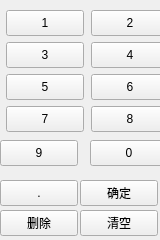
<?xml version="1.0" encoding="UTF-8"?>
<ui version="4.0">
 <class>NumKeyBoard</class>
 <widget class="QWidget" name="NumKeyBoard">
  <property name="enabled">
   <bool>true</bool>
  </property>
  <property name="geometry">
   <rect>
    <x>0</x>
    <y>0</y>
    <width>160</width>
    <height>240</height>
   </rect>
  </property>
  <property name="minimumSize">
   <size>
    <width>160</width>
    <height>160</height>
   </size>
  </property>
  <property name="maximumSize">
   <size>
    <width>240</width>
    <height>240</height>
   </size>
  </property>
  <property name="windowTitle">
   <string>Form</string>
  </property>
  <widget class="QPushButton" name="pushButton_1">
   <property name="geometry">
    <rect>
     <x>6</x>
     <y>10</y>
     <width>78</width>
     <height>26</height>
    </rect>
   </property>
   <property name="minimumSize">
    <size>
     <width>78</width>
     <height>26</height>
    </size>
   </property>
   <property name="maximumSize">
    <size>
     <width>78</width>
     <height>26</height>
    </size>
   </property>
   <property name="text">
    <string>1</string>
   </property>
  </widget>
  <widget class="QPushButton" name="pushButton_2">
   <property name="geometry">
    <rect>
     <x>91</x>
     <y>10</y>
     <width>78</width>
     <height>26</height>
    </rect>
   </property>
   <property name="minimumSize">
    <size>
     <width>78</width>
     <height>26</height>
    </size>
   </property>
   <property name="maximumSize">
    <size>
     <width>78</width>
     <height>26</height>
    </size>
   </property>
   <property name="text">
    <string>2</string>
   </property>
  </widget>
  <widget class="QPushButton" name="pushButton_3">
   <property name="geometry">
    <rect>
     <x>6</x>
     <y>42</y>
     <width>78</width>
     <height>26</height>
    </rect>
   </property>
   <property name="minimumSize">
    <size>
     <width>78</width>
     <height>26</height>
    </size>
   </property>
   <property name="maximumSize">
    <size>
     <width>78</width>
     <height>26</height>
    </size>
   </property>
   <property name="text">
    <string>3</string>
   </property>
  </widget>
  <widget class="QPushButton" name="pushButton_4">
   <property name="geometry">
    <rect>
     <x>91</x>
     <y>42</y>
     <width>78</width>
     <height>26</height>
    </rect>
   </property>
   <property name="minimumSize">
    <size>
     <width>78</width>
     <height>26</height>
    </size>
   </property>
   <property name="maximumSize">
    <size>
     <width>78</width>
     <height>26</height>
    </size>
   </property>
   <property name="text">
    <string>4</string>
   </property>
  </widget>
  <widget class="QPushButton" name="pushButton_5">
   <property name="geometry">
    <rect>
     <x>6</x>
     <y>74</y>
     <width>78</width>
     <height>26</height>
    </rect>
   </property>
   <property name="minimumSize">
    <size>
     <width>78</width>
     <height>26</height>
    </size>
   </property>
   <property name="maximumSize">
    <size>
     <width>78</width>
     <height>26</height>
    </size>
   </property>
   <property name="text">
    <string>5</string>
   </property>
  </widget>
  <widget class="QPushButton" name="pushButton_6">
   <property name="geometry">
    <rect>
     <x>91</x>
     <y>74</y>
     <width>78</width>
     <height>26</height>
    </rect>
   </property>
   <property name="minimumSize">
    <size>
     <width>78</width>
     <height>26</height>
    </size>
   </property>
   <property name="maximumSize">
    <size>
     <width>78</width>
     <height>26</height>
    </size>
   </property>
   <property name="text">
    <string>6</string>
   </property>
  </widget>
  <widget class="QPushButton" name="pushButton_7">
   <property name="geometry">
    <rect>
     <x>6</x>
     <y>106</y>
     <width>78</width>
     <height>26</height>
    </rect>
   </property>
   <property name="minimumSize">
    <size>
     <width>78</width>
     <height>26</height>
    </size>
   </property>
   <property name="maximumSize">
    <size>
     <width>78</width>
     <height>26</height>
    </size>
   </property>
   <property name="text">
    <string>7</string>
   </property>
  </widget>
  <widget class="QPushButton" name="pushButton_8">
   <property name="geometry">
    <rect>
     <x>91</x>
     <y>106</y>
     <width>78</width>
     <height>26</height>
    </rect>
   </property>
   <property name="minimumSize">
    <size>
     <width>78</width>
     <height>26</height>
    </size>
   </property>
   <property name="maximumSize">
    <size>
     <width>78</width>
     <height>26</height>
    </size>
   </property>
   <property name="text">
    <string>8</string>
   </property>
  </widget>
  <widget class="QPushButton" name="pushButton_9">
   <property name="geometry">
    <rect>
     <x>0</x>
     <y>140</y>
     <width>78</width>
     <height>26</height>
    </rect>
   </property>
   <property name="minimumSize">
    <size>
     <width>78</width>
     <height>26</height>
    </size>
   </property>
   <property name="maximumSize">
    <size>
     <width>78</width>
     <height>26</height>
    </size>
   </property>
   <property name="text">
    <string>9</string>
   </property>
  </widget>
  <widget class="QPushButton" name="pushButton_detele">
   <property name="geometry">
    <rect>
     <x>0</x>
     <y>210</y>
     <width>78</width>
     <height>26</height>
    </rect>
   </property>
   <property name="minimumSize">
    <size>
     <width>78</width>
     <height>26</height>
    </size>
   </property>
   <property name="maximumSize">
    <size>
     <width>78</width>
     <height>26</height>
    </size>
   </property>
   <property name="text">
    <string>删除</string>
   </property>
  </widget>
  <widget class="QPushButton" name="pushButton_0">
   <property name="geometry">
    <rect>
     <x>90</x>
     <y>140</y>
     <width>78</width>
     <height>26</height>
    </rect>
   </property>
   <property name="minimumSize">
    <size>
     <width>78</width>
     <height>26</height>
    </size>
   </property>
   <property name="maximumSize">
    <size>
     <width>78</width>
     <height>26</height>
    </size>
   </property>
   <property name="text">
    <string>0</string>
   </property>
  </widget>
  <widget class="QPushButton" name="pushButton_dou">
   <property name="geometry">
    <rect>
     <x>0</x>
     <y>180</y>
     <width>78</width>
     <height>26</height>
    </rect>
   </property>
   <property name="minimumSize">
    <size>
     <width>78</width>
     <height>26</height>
    </size>
   </property>
   <property name="maximumSize">
    <size>
     <width>78</width>
     <height>26</height>
    </size>
   </property>
   <property name="text">
    <string>.</string>
   </property>
  </widget>
  <widget class="QPushButton" name="pushButton_clear">
   <property name="geometry">
    <rect>
     <x>80</x>
     <y>210</y>
     <width>78</width>
     <height>26</height>
    </rect>
   </property>
   <property name="minimumSize">
    <size>
     <width>78</width>
     <height>26</height>
    </size>
   </property>
   <property name="maximumSize">
    <size>
     <width>78</width>
     <height>26</height>
    </size>
   </property>
   <property name="text">
    <string>清空</string>
   </property>
  </widget>
  <widget class="QPushButton" name="pushButton_true">
   <property name="geometry">
    <rect>
     <x>80</x>
     <y>180</y>
     <width>78</width>
     <height>26</height>
    </rect>
   </property>
   <property name="minimumSize">
    <size>
     <width>78</width>
     <height>26</height>
    </size>
   </property>
   <property name="maximumSize">
    <size>
     <width>78</width>
     <height>26</height>
    </size>
   </property>
   <property name="text">
    <string>确定</string>
   </property>
  </widget>
 </widget>
 <resources/>
 <connections/>
</ui>
